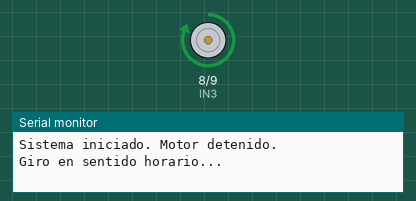
A sketch run on a simulated Arduino Uno, built with avr-gcc and run on an emulated ATmega328P. Parts: motor-driver pin pairs drawn as motors (green arrow = first pin HIGH = forward, orange = second pin HIGH = backward, longer = more drive), the last lines printed to the serial monitor.

Above: at 0.15 s.
At 3.7 s:
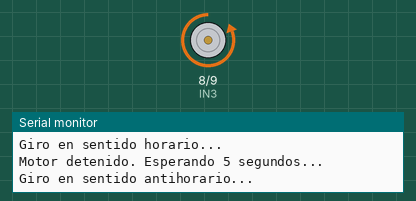
At 5.8 s:
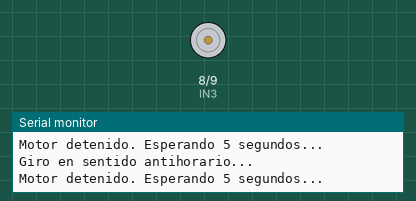
Timing chart, 0 to 9.9 s (numbered marks = the images above):
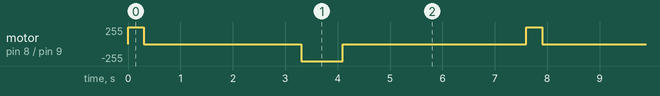

Measured:
- by itself, motor on pin 8 (IN3) / pin 9 (IN4): repeats every 7.6 s: stopped 3.0 s, backward 255/255 0.80 s, stopped 3.5 s, forward 255/255 0.30 s

The sketch:

codigo_amarillo.ino
```cpp
// ----------------------------------------------------
// Control de motor DC con L298N (lado derecho)
// Conexiones:
//   ENB → puente colocado (velocidad máxima)
//   IN3 → pin 8
//   IN4 → pin 9
//   OUT3 y OUT4 → Motor DC
// ----------------------------------------------------

const int IN3 = 8;   // Dirección 1
const int IN4 = 9;   // Dirección 2

const unsigned long t_giro = 300;
const unsigned long t_giro1 = 800;   // 1 segundo de giro
const unsigned long t_espera = 3000; // 5 segundos de pausa

void setup() {
  Serial.begin(9600);
  pinMode(IN3, OUTPUT);
  pinMode(IN4, OUTPUT);

  detener();
  Serial.println("Sistema iniciado. Motor detenido.");
}

void loop() {
  // Giro en sentido horario
  Serial.println("Giro en sentido horario...");
  digitalWrite(IN3, HIGH);
  digitalWrite(IN4, LOW);
  delay(t_giro);

  // Detener motor y esperar
  detener();
  Serial.println("Motor detenido. Esperando 5 segundos...");
  delay(t_espera);

  // Giro en sentido antihorario
  Serial.println("Giro en sentido antihorario...");
  digitalWrite(IN3, LOW);
  digitalWrite(IN4, HIGH);
  delay(t_giro1);

    // Detener motor y esperar
  detener();
  Serial.println("Motor detenido. Esperando 5 segundos...");
  delay(t_espera);

  // Detener motor antes de repetir
  detener();
  Serial.println("Motor detenido. Reiniciando ciclo...\n");
  delay(500);
}

void detener() {
  digitalWrite(IN3, LOW);
  digitalWrite(IN4, LOW);
}
```
